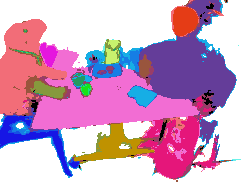
#> input picture experimentos_finais/experimento3/distancia_dominante/gat/images/frame_00001.png, 247 x 182 px
$ python 'calculate_miou_crf_distance_colordiff_pydensecrf_hsv_num_classes_batch copy.py' --input experimentos_finais/experimento3/distancia_dominante/gat/images/frame_00001.png --output out.png
#> lines starting #> are read from the running program, lines starting #| are printed output that depends on the picture
#!/usr/bin/env python3
"""
color_segment_fixer.py

Problema: imagens de segmentacao "pintadas" onde cada objeto deveria ter UMA
cor, mas na pratica os pixels de um mesmo objeto variam levemente de cor
(ruido, blend com o fundo, anti-aliasing, textura de pincel etc).

Solucao: em vez de comparar cores exatas, os pixels sao agrupados por
SIMILARIDADE de cor (clustering) no espaco HSV, e cada cluster resultante
recebe uma cor fixa e maximamente distinta das demais. Se voce passar uma
PASTA com varios frames, o clustering e ajustado usando pixels de todos os
frames ao mesmo tempo -> o mesmo objeto (ex.: "o urso") fica com a MESMA cor
final em todos os frames, nao so dentro de uma imagem.

Uso basico:
    python3 color_segment_fixer.py --input frame_00001.png --output out/
    python3 color_segment_fixer.py --input pasta_de_frames/ --output out/

Parametros uteis:
    --method meanshift|kmeans   (meanshift = auto-detecta o numero de cores)
    --k N                       (numero de clusters, so para --method kmeans)
    --quantile 0.05..0.3        (granularidade do meanshift; menor = mais clusters)
    --min-fraction 0.003        (funde clusters menores que 0.3% dos pixels no
                                 vizinho mais proximo, para remover ruido)
    --keep-background-white     (mantem o cluster de fundo/baixa saturacao em branco)
"""

import argparse
import glob
import json
import os
import sys
import colorsys

import numpy as np
from PIL import Image
from sklearn.cluster import MeanShift, estimate_bandwidth, KMeans


# --------------------------------------------------------------------------
# 1. Extracao de features de cor robusta a variacao de tom/brilho
# --------------------------------------------------------------------------
def image_to_hsv_features(path):
    """Le uma imagem e retorna (rgb_array, features Nx3, shape (h, w))."""
    img = Image.open(path).convert("RGB")
    w, h = img.size
    hsv = np.array(img.convert("HSV")).astype(np.float32)

    H = hsv[:, :, 0] / 255.0 * 2 * np.pi   # matiz em radianos (circular)
    S = hsv[:, :, 1] / 255.0               # saturacao 0..1
    V = hsv[:, :, 2] / 255.0               # valor/brilho 0..1

    # Embedding que respeita a circularidade do matiz: pixels de baixa
    # saturacao (brancos/cinzas/fundo) caem perto do centro (0,0,V)
    # independente do matiz, e nao criam clusters falsos por "hue ruidoso".
    X = np.stack([S * np.cos(H), S * np.sin(H), V], axis=-1).reshape(-1, 3)
    return np.array(img), X, (h, w)


# --------------------------------------------------------------------------
# 2. Ajuste do clustering (uma vez, usando pixels de TODOS os frames)
# --------------------------------------------------------------------------
def fit_clusters(all_features, method="meanshift", k=8, quantile=0.15,
                  sample_size=20000, seed=0):
    rng = np.random.default_rng(seed)
    n = all_features.shape[0]
    if n > sample_size:
        idx = rng.choice(n, size=sample_size, replace=False)
        sample = all_features[idx]
    else:
        sample = all_features

    if method == "kmeans":
        model = KMeans(n_clusters=k, n_init=10, random_state=seed)
        model.fit(sample)
        centers = model.cluster_centers_
    else:  # meanshift (numero de clusters automatico)
        bw = estimate_bandwidth(sample, quantile=quantile,
                                 n_samples=min(3000, len(sample)),
                                 random_state=seed)
        if bw <= 0:
            bw = 0.1
        model = MeanShift(bandwidth=bw, bin_seeding=True, cluster_all=True)
        model.fit(sample)
        centers = model.cluster_centers_

    return centers


def assign_labels(features, centers):
    """Atribui cada pixel ao centro de cluster mais proximo (em blocos, p/ nao estourar RAM)."""
    labels = np.empty(features.shape[0], dtype=np.int32)
    block = 200_000
    for i in range(0, features.shape[0], block):
        chunk = features[i:i + block]
        d = ((chunk[:, None, :] - centers[None, :, :]) ** 2).sum(-1)
        labels[i:i + block] = d.argmin(1)
    return labels


def merge_small_clusters(centers, counts, min_fraction):
    """Funde clusters muito pequenos (provavel ruido) no cluster mais proximo maior."""
    total = counts.sum()
    keep_mask = counts >= max(1, min_fraction * total)
    if keep_mask.all() or keep_mask.sum() == 0:
        return np.arange(len(centers)), centers

    keep_idx = np.where(keep_mask)[0]
    drop_idx = np.where(~keep_mask)[0]

    remap = np.arange(len(centers))
    for d in drop_idx:
        dists = ((centers[keep_idx] - centers[d]) ** 2).sum(-1)
        remap[d] = keep_idx[dists.argmin()]
    for k_ in keep_idx:
        remap[k_] = k_

    # renumerar 0..M-1
    uniq = sorted(set(remap.tolist()))
    final_map = {old: new for new, old in enumerate(uniq)}
    remap_final = np.array([final_map[r] for r in remap])
    new_centers = centers[uniq]
    return remap_final, new_centers


# --------------------------------------------------------------------------
# 3. Paleta de cores fixas e maximamente distintas
# --------------------------------------------------------------------------
def build_palette(centers, keep_background_white=True):
    n = len(centers)
    xy_norm = np.linalg.norm(centers[:, :2], axis=1)  # ~saturacao media do cluster
    bg_idx = int(np.argmin(xy_norm)) if (keep_background_white and xy_norm.min() < 0.12) else -1

    palette = np.zeros((n, 3), dtype=np.uint8)
    others = [i for i in range(n) if i != bg_idx]
    for c, idx in enumerate(others):
        hue = c / max(1, len(others))
        r, g, b = colorsys.hsv_to_rgb(hue, 0.85, 0.95)
        palette[idx] = [int(r * 255), int(g * 255), int(b * 255)]
    if bg_idx >= 0:
        palette[bg_idx] = [255, 255, 255]
    return palette, bg_idx


# --------------------------------------------------------------------------
# 4. Pipeline principal
# --------------------------------------------------------------------------
def main():
    ap = argparse.ArgumentParser(description=__doc__,
                                  formatter_class=argparse.RawDescriptionHelpFormatter)
    ap.add_argument("--input", required=True,
                     help="Caminho de uma imagem ou de uma pasta com varias imagens")
    ap.add_argument("--output", required=True, help="Pasta de saida")
    ap.add_argument("--method", choices=["meanshift", "kmeans"], default="meanshift")
    ap.add_argument("--k", type=int, default=8, help="numero de clusters (so --method kmeans)")
    ap.add_argument("--quantile", type=float, default=0.15,
                     help="granularidade do meanshift (menor = mais clusters)")
    ap.add_argument("--min-fraction", type=float, default=0.003,
                     help="funde clusters menores que essa fracao de pixels (ruido)")
    ap.add_argument("--sample-size", type=int, default=20000,
                     help="pixels amostrados (por eficiencia) para ajustar o clustering")
    ap.add_argument("--keep-background-white", action="store_true", default=True)
    args = ap.parse_args()

    if os.path.isdir(args.input):
        paths = sorted(glob.glob(os.path.join(args.input, "*.png")) +
                        glob.glob(os.path.join(args.input, "*.jpg")) +
                        glob.glob(os.path.join(args.input, "*.jpeg")))
    else:
        paths = [args.input]

    if not paths:
        sys.exit(f"Nenhuma imagem encontrada em {args.input}")

    os.makedirs(args.output, exist_ok=True)

    print(f"[1/4] Lendo {len(paths)} imagem(ns) e extraindo features HSV...")
    rgb_list, feat_list, shape_list = [], [], []
    for p in paths:
        rgb, feats, shape = image_to_hsv_features(p)
#> in image_to_hsv_features, img is the input picture: PIL image 247x182 RGB; mean R, G, B 204.1, 160.6, 195
#> in image_to_hsv_features, `hsv = np.array(img.convert("HSV")).astype(np.float32)`:
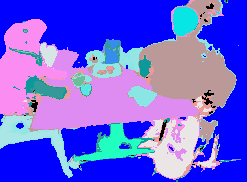
#> hsv: shape (182, 247, 3) float32; mean R, G, B 105.1, 97.4, 226.7
#> in image_to_hsv_features, `H = hsv[:, :, 0] / 255.0 * 2 * np.pi`:
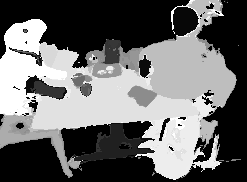
#> H: shape (182, 247) float32; min 0, max 6.18, mean 2.59; drawn with min black and max white
#> in image_to_hsv_features, `S = hsv[:, :, 1] / 255.0`:
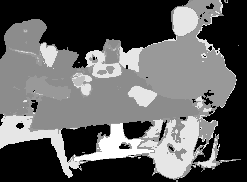
#> S: shape (182, 247) float32; min 0, max 1, mean 0.382
#> in image_to_hsv_features, `V = hsv[:, :, 2] / 255.0`:
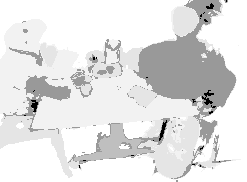
#> V: shape (182, 247) float32; min 0, max 1, mean 0.889
#> shape = (182, 247)
        rgb_list.append(rgb)
        feat_list.append(feats)
        shape_list.append(shape)

    all_features = np.concatenate(feat_list, axis=0)

    print(f"[2/4] Ajustando clustering ({args.method}) em pixels de todos os frames...")
    centers = fit_clusters(all_features, method=args.method, k=args.k,
                            quantile=args.quantile, sample_size=args.sample_size)
#> in fit_clusters, `bw = estimate_bandwidth(sample, quantile=quantile, n_samples=min(3000,..`: bw = 0.248
#> in fit_clusters, `centers = model.cluster_centers_`: centers = 19 rows, first 8: [0, 0, 1], [0.377, -0.399, 0.949], [-0.048, -0.598, 0.6], [0.546, -0.054, 0.949], [0.784, -0.446, 0.898], [-0.84, -0.309, 0.898], [0.529, -0.284, 0.6], [0.705, 0.709, 0.749]
    print(f"      -> {len(centers)} clusters brutos encontrados")
#|       -> 19 clusters brutos encontrados

    print("[3/4] Atribuindo cada pixel ao cluster mais proximo e removendo ruido...")
    all_labels = assign_labels(all_features, centers)
    counts = np.bincount(all_labels, minlength=len(centers))
#> counts = 19 values, max 19111 at index 0, min 29 at index 18, mean 2366
    remap, centers = merge_small_clusters(centers, counts, args.min_fraction)
#> in merge_small_clusters, `total = counts.sum()`: total = 44954
#> in merge_small_clusters, `keep_idx = np.where(keep_mask)[0]`: keep_idx = [0, 1, 2, 3, 4, 5, 6, 7, 8, 9, 10, 11, 12, 13, 14, 15]
#> in merge_small_clusters, `drop_idx = np.where(~keep_mask)[0]`: drop_idx = [16, 17, 18]
#> in merge_small_clusters, `remap = np.arange(len(centers))`: remap = 19 values from 0 to 18
#> the loop in merge_small_clusters, `for d in drop_idx:` made 3 passes
#> after the loop in merge_small_clusters, `for d in drop_idx:`: remap = 19 values, max 15 at index 15, min 0 at index 0, mean 8.16
#> the loop in merge_small_clusters, `for k_ in keep_idx:` made 16 passes
#> in merge_small_clusters, `uniq = sorted(set(remap.tolist()))`: uniq has the same summary as keep_idx
#> in merge_small_clusters, `final_map = {old: new for new, old in enumerate(uniq)}`: final_map = 16 items
#> in merge_small_clusters, `remap_final = np.array([final_map[r] for r in remap])`: remap_final has the same summary as remap
#> in merge_small_clusters, `new_centers = centers[uniq]`: new_centers = 16 rows, first 8: [0, 0, 1], [0.377, -0.399, 0.949], [-0.048, -0.598, 0.6], [0.546, -0.054, 0.949], [0.784, -0.446, 0.898], [-0.84, -0.309, 0.898], [0.529, -0.284, 0.6], [0.705, 0.709, 0.749]
#> centers has the same summary as new_centers in merge_small_clusters
    all_labels = remap[all_labels]
    n_final = len(centers)
#> n_final = 16
    print(f"      -> {n_final} clusters finais (depois de fundir ruido)")
#|       -> 16 clusters finais (depois de fundir ruido)

    palette, bg_idx = build_palette(centers, args.keep_background_white)
#> in build_palette, `xy_norm = np.linalg.norm(centers[:, :2], axis=1)`: xy_norm = [0, 0.549, 0.6, 0.549, 0.902, 0.896, 0.6, 1, 0.902, 0.6, 0.6, 0.902, 0, 0.902, 0.549, 0.749]
#> in build_palette, `bg_idx = int(np.argmin(xy_norm)) if (keep_background_white and xy_norm..`: bg_idx = 0
#> in build_palette, `others = [i for i in range(n) if i != bg_idx]`: others = [1, 2, 3, 4, 5, 6, 7, 8, 9, 10, 11, 12, 13, 14, 15]
#> the loop in build_palette, `for c, idx in enumerate(others):` made 15 passes
#> (hue, r, g, b) on passes 1 to 12: (0, 0.95, 0.143, 0.143), (0.0667, 0.95, 0.465, 0.143), (0.133, 0.95, 0.788, 0.143), (0.2, 0.788, 0.95, 0.143), (0.267, 0.465, 0.95, 0.143), (0.333, 0.143, 0.95, 0.143), (0.4, 0.143, 0.95, 0.466), (0.467, 0.143, 0.95, 0.788), (0.533, 0.143, 0.788, 0.95), (0.6, 0.143, 0.466, 0.95), (0.667, 0.143, 0.143, 0.95), (0.733, 0.465, 0.143, 0.95)
#> after the loop in build_palette, `for c, idx in enumerate(others):`: palette = 16 rows, first 8: [0, 0, 0], [242, 36, 36], [242, 118, 36], [242, 201, 36], [201, 242, 36], [118, 242, 36], [36, 242, 36], [36, 242, 118]
#> palette = 16 rows, first 8: [255, 255, 255], [242, 36, 36], [242, 118, 36], [242, 201, 36], [201, 242, 36], [118, 242, 36], [36, 242, 36], [36, 242, 118]

    print("[4/4] Salvando imagens quantizadas e legenda...")
    offset = 0
    final_counts = np.zeros(n_final, dtype=np.int64)
    for p, rgb, (h, w) in zip(paths, rgb_list, shape_list):
        n_pix = h * w
        labels = all_labels[offset:offset + n_pix]
        offset += n_pix
        final_counts += np.bincount(labels, minlength=n_final)

        out_img = palette[labels].reshape(h, w, 3).astype(np.uint8)
        out_name = os.path.join(args.output, os.path.basename(p))
        Image.fromarray(out_img).save(out_name)
        print(f"      {os.path.basename(p)} -> {out_name}")
#> this loop made 1 pass
#> (h, w, n_pix, offset) on pass 1: (182, 247, 44954, 44954)
#|       frame_00001.png -> out.png/frame_00001.png
#> pass 1, in main, `out_img = palette[labels].reshape(h, w, 3).astype(np.uint8)`:
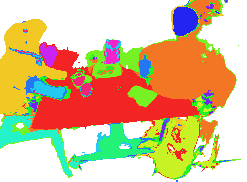
#> out_img: shape (182, 247, 3); mean of channels 0, 1, 2 214, 190.8, 148.5; drawn as R, G, B
#> after the loop, offset = 44954

    # Legenda: swatch de cada cor final + contagem de pixels no dataset todo
    legend_path = os.path.join(args.output, "legend.json")
    legend = [
        {
            "cluster_id": int(i),
            "color_rgb": palette[i].tolist(),
            "color_hex": "#%02x%02x%02x" % tuple(palette[i]),
            "pixel_count": int(final_counts[i]),
            "is_background": bool(i == bg_idx),
        }
        for i in range(n_final)
    ]
#> legend = 16 items
    with open(legend_path, "w") as f:
        json.dump(legend, f, indent=2, ensure_ascii=False)
    print(f"      legenda salva em {legend_path}")
#|       legenda salva em out.png/legend.json

    # imagem de swatches (paleta visual)
    sw = 60
    swatch_img = np.zeros((sw, sw * n_final, 3), dtype=np.uint8)
    for i in range(n_final):
        swatch_img[:, i * sw:(i + 1) * sw] = palette[i]
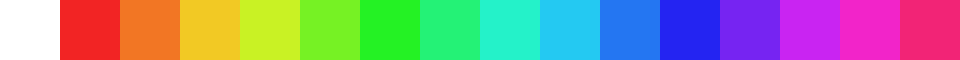
#> swatch_img: shape (60, 960, 3); mean of channels 0, 1, 2 144.9, 144.9, 144.9; drawn as R, G, B
    Image.fromarray(swatch_img).save(os.path.join(args.output, "palette_preview.png"))

    print("\nConcluido.")


if __name__ == "__main__":
    main()
